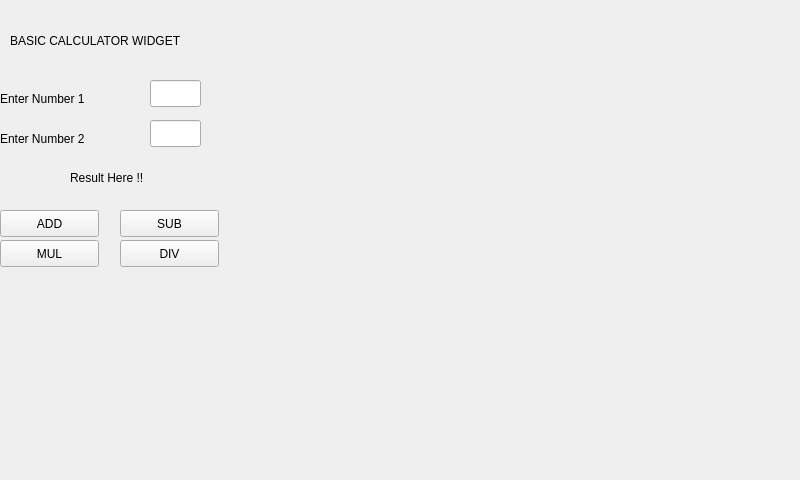
<?xml version="1.0" encoding="UTF-8"?>
<ui version="4.0">
 <class>calwidget</class>
 <widget class="QMainWindow" name="calwidget">
  <property name="geometry">
   <rect>
    <x>0</x>
    <y>0</y>
    <width>800</width>
    <height>480</height>
   </rect>
  </property>
  <property name="windowTitle">
   <string>calwidget</string>
  </property>
  <widget class="QWidget" name="centralWidget">
   <widget class="QLabel" name="label">
    <property name="geometry">
     <rect>
      <x>0</x>
      <y>90</y>
      <width>121</width>
      <height>17</height>
     </rect>
    </property>
    <property name="text">
     <string>Enter Number 1</string>
    </property>
   </widget>
   <widget class="QLabel" name="label_2">
    <property name="geometry">
     <rect>
      <x>0</x>
      <y>130</y>
      <width>111</width>
      <height>17</height>
     </rect>
    </property>
    <property name="text">
     <string>Enter Number 2</string>
    </property>
   </widget>
   <widget class="QLineEdit" name="txtNum1">
    <property name="geometry">
     <rect>
      <x>150</x>
      <y>80</y>
      <width>51</width>
      <height>27</height>
     </rect>
    </property>
   </widget>
   <widget class="QLineEdit" name="txtNum2">
    <property name="geometry">
     <rect>
      <x>150</x>
      <y>120</y>
      <width>51</width>
      <height>27</height>
     </rect>
    </property>
   </widget>
   <widget class="QPushButton" name="btnAdd">
    <property name="geometry">
     <rect>
      <x>0</x>
      <y>210</y>
      <width>99</width>
      <height>27</height>
     </rect>
    </property>
    <property name="text">
     <string>ADD</string>
    </property>
   </widget>
   <widget class="QPushButton" name="btnSub">
    <property name="geometry">
     <rect>
      <x>120</x>
      <y>210</y>
      <width>99</width>
      <height>27</height>
     </rect>
    </property>
    <property name="text">
     <string>SUB</string>
    </property>
   </widget>
   <widget class="QPushButton" name="btnMul">
    <property name="geometry">
     <rect>
      <x>0</x>
      <y>240</y>
      <width>99</width>
      <height>27</height>
     </rect>
    </property>
    <property name="text">
     <string>MUL</string>
    </property>
   </widget>
   <widget class="QPushButton" name="btnDiv">
    <property name="geometry">
     <rect>
      <x>120</x>
      <y>240</y>
      <width>99</width>
      <height>27</height>
     </rect>
    </property>
    <property name="text">
     <string>DIV</string>
    </property>
   </widget>
   <widget class="QLabel" name="lblResult">
    <property name="geometry">
     <rect>
      <x>70</x>
      <y>170</y>
      <width>101</width>
      <height>16</height>
     </rect>
    </property>
    <property name="text">
     <string>Result Here !!</string>
    </property>
   </widget>
   <widget class="QLabel" name="label_4">
    <property name="geometry">
     <rect>
      <x>10</x>
      <y>30</y>
      <width>221</width>
      <height>21</height>
     </rect>
    </property>
    <property name="text">
     <string>BASIC CALCULATOR WIDGET</string>
    </property>
   </widget>
  </widget>
 </widget>
 <layoutdefault spacing="6" margin="11"/>
 <resources/>
 <connections/>
</ui>
